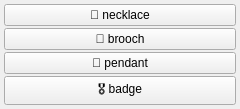
<?xml version="1.0" encoding="UTF-8"?>
<ui version="4.0">
 <class>clothes_necklace_menu</class>
 <widget class="QWidget" name="clothes_necklace_menu">
  <property name="geometry">
   <rect><x>0</x><y>0</y><width>240</width><height>60</height></rect>
  </property>
  <layout class="QGridLayout" name="grid">
   <property name="leftMargin"><number>4</number></property>
   <property name="topMargin"><number>4</number></property>
   <property name="rightMargin"><number>4</number></property>
   <property name="bottomMargin"><number>4</number></property>
   <property name="horizontalSpacing"><number>2</number></property>
   <property name="verticalSpacing"><number>2</number></property>
   <item row="0" column="0">
    <widget class="QPushButton" name="chk_necklace">
     <property name="checkable"><bool>true</bool></property>
     <property name="text"><string>📿 necklace</string></property>
     <property name="tags" stdset="0"><string>necklace</string></property>
     <property name="group" stdset="0"><string>necklace</string></property>
    </widget>
   </item>
   <item row="1" column="0">
    <widget class="QPushButton" name="chk_brooch">
     <property name="checkable"><bool>true</bool></property>
     <property name="text"><string>💎 brooch</string></property>
     <property name="tags" stdset="0"><string>brooch</string></property>
     <property name="group" stdset="0"><string>necklace</string></property>
    </widget>
   </item>
   <item row="2" column="0">
    <widget class="QPushButton" name="chk_pendant">
     <property name="checkable"><bool>true</bool></property>
     <property name="text"><string>🏅 pendant</string></property>
     <property name="tags" stdset="0"><string>pendant</string></property>
     <property name="group" stdset="0"><string>necklace</string></property>
    </widget>
   </item>
   <item row="3" column="0">
    <widget class="QPushButton" name="chk_badge">
     <property name="checkable"><bool>true</bool></property>
     <property name="text"><string>🎖️ badge</string></property>
     <property name="tags" stdset="0"><string>badge</string></property>
     <property name="group" stdset="0"><string>necklace</string></property>
    </widget>
   </item>
  </layout>
 </widget>
 <resources/>
 <connections/>
</ui>
